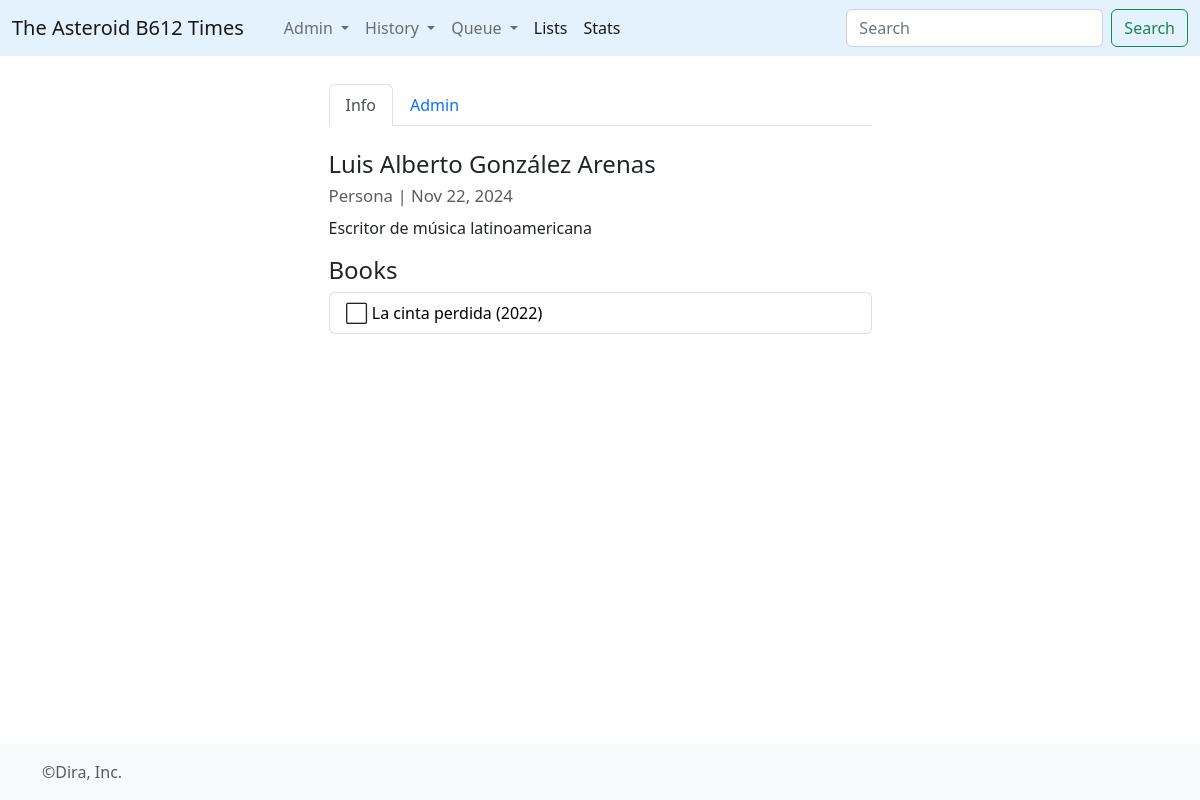
/wiki/143, run on the app's committed database.
### times/models.py (models this page shows, shortened)
class Wiki(models.Model):
	wtype = models.ForeignKey(WikiType,on_delete=models.CASCADE)
	title = models.CharField(max_length=512)
	info = models.TextField()
	created_at = models.DateTimeField(auto_now=True)
	updated_at = models.DateTimeField(null=True,blank=True)
	@property
	def headtext(self):
		n_corte = self.info.find('==headtext==')
		if n_corte == -1:
			return self.info[0:350]
		else:
			return self.info[0:n_corte]

class WikiType(models.Model):
	category = models.CharField(max_length=255)

class Book(models.Model):
	title = models.CharField(max_length=512)
	orig_lan = models.CharField(max_length=2)
	info = models.TextField()
	pub_year = models.IntegerField()
	wtype = models.ForeignKey(WikiType,on_delete=models.CASCADE)
	@property
	def titulo(self):
		return self.title+' ('+ str(self.pub_year) +')'
	@property
	def rhist(self):
		conteo = Consumo.objects.filter(volume__id=self.id).count()
		if conteo == 0:
			rcheck = 0
		else:
			rcheck = 1
		return rcheck

### times/views.py (the view)
# urls.py: path('wiki/<wid>', views.wiki, name='wiki'),
def wiki(request,wid):
	this_wiki = Wiki.objects.get(pk=int(wid))
	collection = Pagina.objects.all().order_by('titulo')
	wtypes = WikiType.objects.all()
	rel_books = Book.objects.raw("""
		select
		    a.*
		from
		    times_book a
		    inner join times_credito b
		    on a.id = b.media_id
		    inner join times_wiki c
		    on b.persona_id = c.id
		where
		    c.id = {}
		   order by a.pub_year
		    """.format(this_wiki.id))
	return render(request,'view-wiki.html',{'this_wiki':this_wiki,'paginas':collection,'wtypes':wtypes,'creditos':rel_books})

### times/templates/view-wiki.html (shortened to what this page needs)
{% extends 'base_forms.html' %}
{% block contenido %}
<ul class="nav nav-tabs" id="myTab" role="tablist">
  <li class="nav-item" role="presentation">
    <button class="nav-link active" id="home-tab" data-bs-toggle="tab" data-bs-target="#home" type="button" role="tab" aria-controls="home" aria-selected="true">Info</button>
  </li>
  <li class="nav-item" role="presentation">
    <button class="nav-link" id="profile-tab" data-bs-toggle="tab" data-bs-target="#profile" type="button" role="tab" aria-controls="profile" aria-selected="false">Admin</button>
  </li>
</ul>
<div class="tab-content" id="myTabContent">
  <div class="tab-pane fade show active" id="home" role="tabpanel" aria-labelledby="home-tab">
  	<br>
  	<article class="blog-post">
		<h4>{{this_wiki.title}} <br><small class="text-muted" style="font-size: 0.7em; font-weight: normal;">{{this_wiki.wtype.category|capfirst}} | {{this_wiki.updated_at|date:"M d, Y"}}</small></h4>
        {% if creditos %}
		{{this_wiki.headtext|safe|linebreaks}}
		{% else %}
		{{this_wiki.cleantext|safe|linebreaks}}
		{% endif %}
		{% if creditos %}
		<h4>Books</h4>
		  <ul class="list-group">
        {% for l in creditos %}
          <li class="list-group-item">
            {% if l.rhist > 0 %}&#9989;{%else%}&#11036;{%endif%} <a href="{% url 'book' l.id %}" style="color:black; text-decoration: none;"> {{l.titulo}}</a>
          </li>
        {% endfor %}
      </ul>
		{% endif %}
	</article>
  </div>
</div>
{% endblock%}

### static/css/blog.css (style rules this page uses)
.blog-post { margin-bottom: 4rem; }

### data on the page
Wiki: title "Luis Alberto González Arenas", wtype.category "Persona", updated_at "Nov 22, 2024", headtext "Escritor de música latinoamericana"
Book: titulo "La cinta perdida (2022)"
